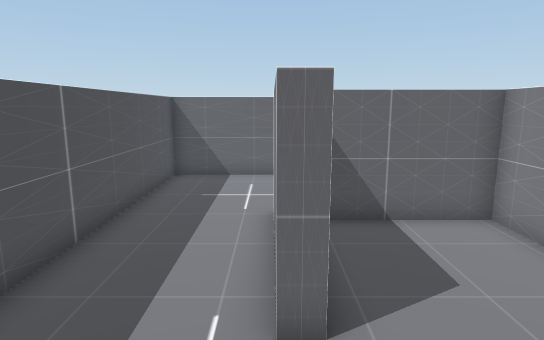
view 1 (above)

14 first-person views from a walk through a Unity game level. The camera is 1.3 m above the floor, tilts 10° down and sees 75° across. The floor is counted in squares, 0.5 m on a side. Each view is taken from the middle of a square. On the plan, view 1 faces up. The plan holds only what a view shows up to about 20 squares ahead; the rest is blank. Some surface patterns are stand-ins.

view 2
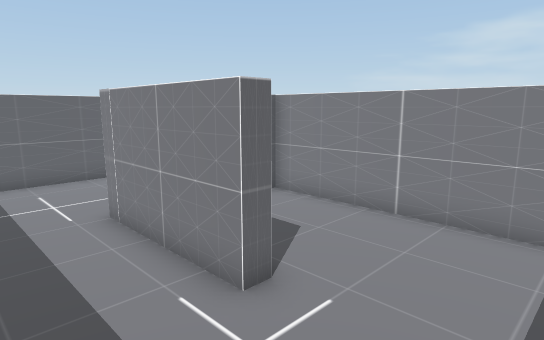

view 3
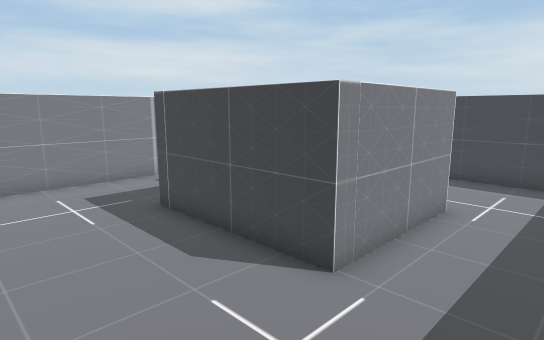

view 4
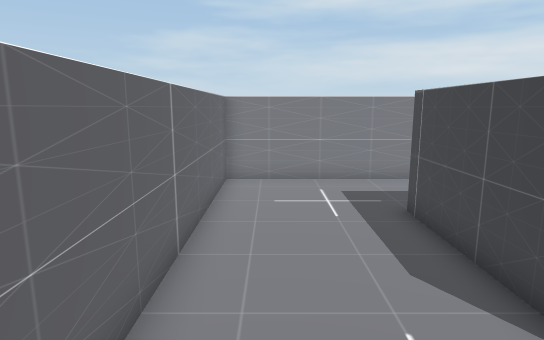

view 5
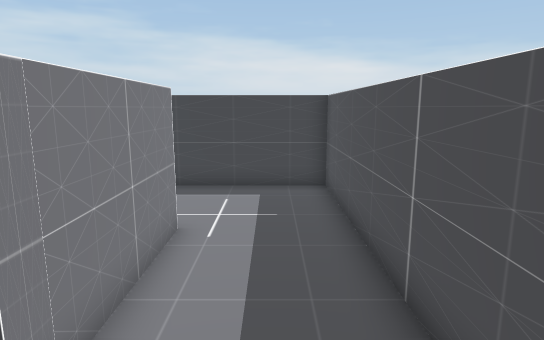

view 6
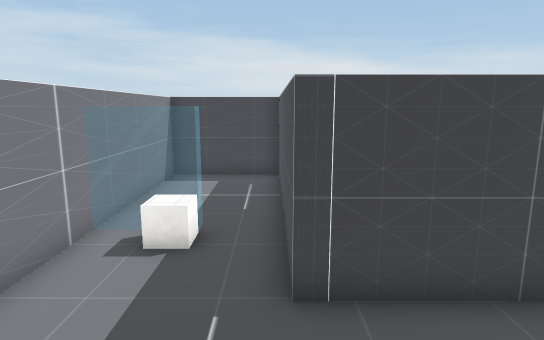

view 7
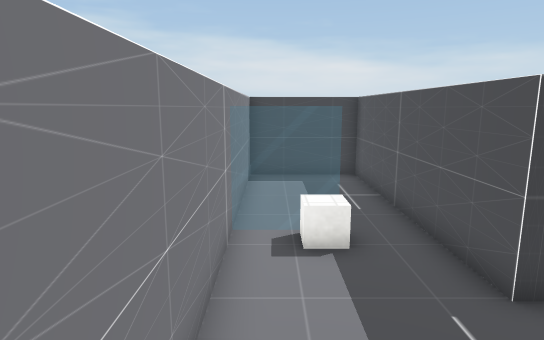

view 8
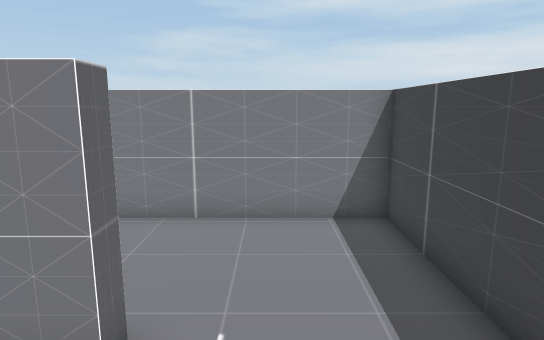

view 9
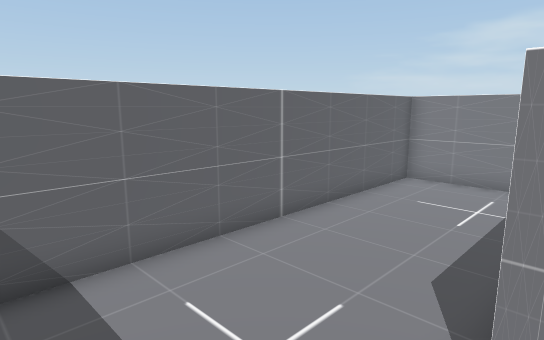

view 10
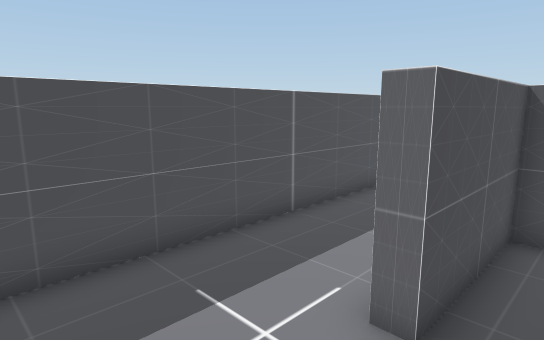

view 11
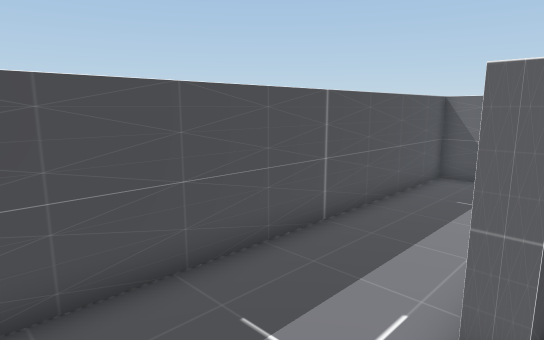

view 12
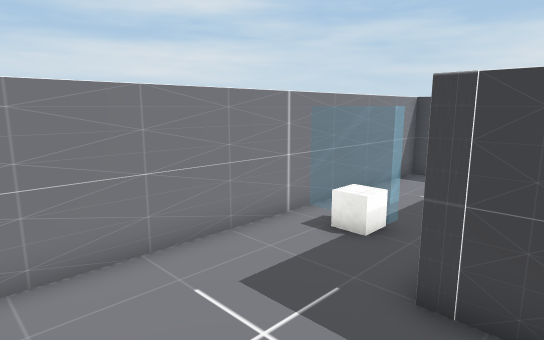

view 13
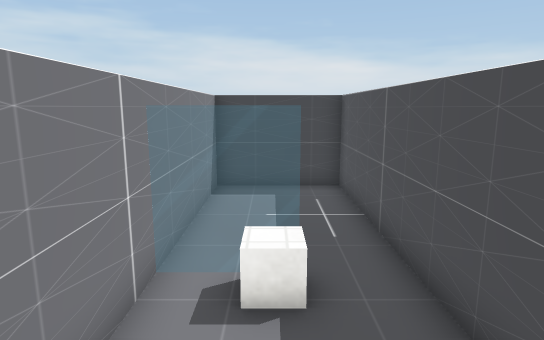

view 14
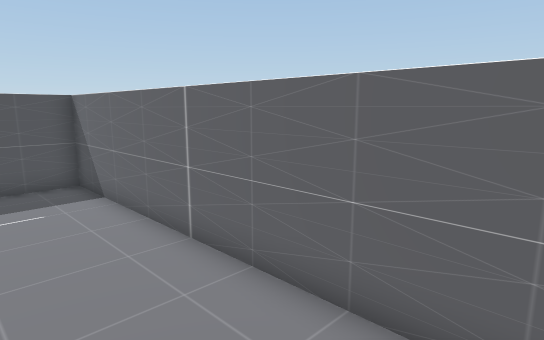

### Floor plan
Key: @ floor where view 1 was taken; # wall or solid block; . floor; = window, fence, low wall or low ledge; ^ raised ledge.
Columns run from 4 left of view 1 to 10 right of it. Each row starts with its distance up from view 1.
 14 ###############
 13 #.............#
 12 #.............#
 11 #.............#
 10 #.............#
  9 #.............#
  8 #...^^^^^^#...#
  7 #...##...##...#
  6 #...##...###==#
  5 #...##...###==#
  4 #...##...##...#
  3 #........##...#
  2 #........##...#
  1 #........##...#
  0 #...@....##...#
 -1 ###############

Positions as (right, up) in squares from view 1, and headings:
1: (0, 0), facing up
2: (-3, 0), facing up-right
3: (-3, 13), facing down-right
4: (-3, 12), facing right
5: (-2, 11), facing down
6: (6, 13), facing down
7: (9, 13), facing down
8: (-3, 2), facing right
9: (-3, 8), facing up-right
10: (2, 0), facing up-left
11: (1, 0), facing up-left
12: (4, 13), facing down-right
13: (8, 11), facing down
14: (9, 10), facing up-left
